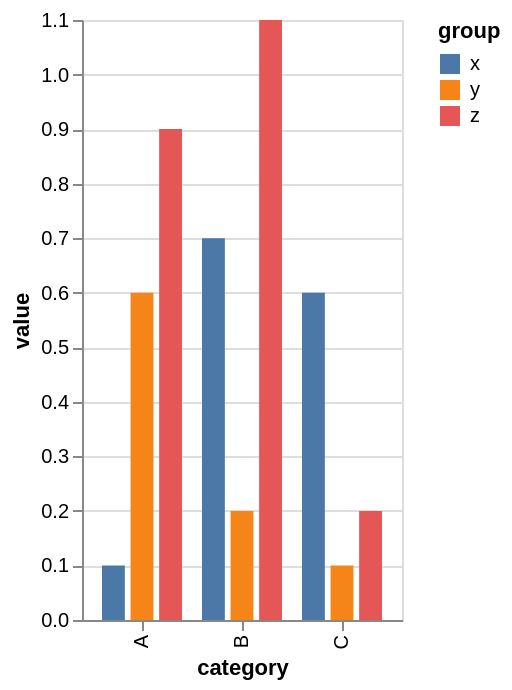

Write a Vega-Lite specification for this figure.
### Vega-Lite specification from a JSON file in a GitHub repository (floating-point values rounded to 4 significant figures)
{"$schema": "https://vega.github.io/schema/vega-lite/v5.json", "data": {"values": [{"category": "A", "group": "x", "value": 0.1}, {"category": "A", "group": "y", "value": 0.6}, {"category": "A", "group": "z", "value": 0.9}, {"category": "B", "group": "x", "value": 0.7}, {"category": "B", "group": "y", "value": 0.2}, {"category": "B", "group": "z", "value": 1.1}, {"category": "C", "group": "x", "value": 0.6}, {"category": "C", "group": "y", "value": 0.1}, {"category": "C", "group": "z", "value": 0.2}]}, "width": {"step": 50, "for": "position"}, "mark": "bar", "encoding": {"x": {"field": "category", "scale": {"padding": 0.2}}, "y": {"field": "value", "type": "quantitative"}, "xOffset": {"field": "group", "scale": {"paddingInner": 0.2}}, "color": {"field": "group"}}}
